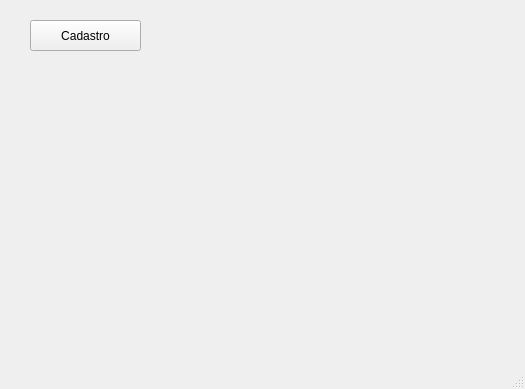
<?xml version="1.0" encoding="UTF-8"?>
<ui version="4.0">
 <class>MainWindow</class>
 <widget class="QMainWindow" name="MainWindow">
  <property name="geometry">
   <rect>
    <x>0</x>
    <y>0</y>
    <width>525</width>
    <height>389</height>
   </rect>
  </property>
  <property name="windowTitle">
   <string>MainWindow</string>
  </property>
  <widget class="QWidget" name="centralwidget">
   <widget class="QPushButton" name="pushButton">
    <property name="geometry">
     <rect>
      <x>30</x>
      <y>20</y>
      <width>111</width>
      <height>31</height>
     </rect>
    </property>
    <property name="text">
     <string>Cadastro</string>
    </property>
   </widget>
  </widget>
  <widget class="QMenuBar" name="menubar">
   <property name="geometry">
    <rect>
     <x>0</x>
     <y>0</y>
     <width>525</width>
     <height>22</height>
    </rect>
   </property>
  </widget>
  <widget class="QStatusBar" name="statusbar"/>
 </widget>
 <resources/>
 <connections/>
</ui>
